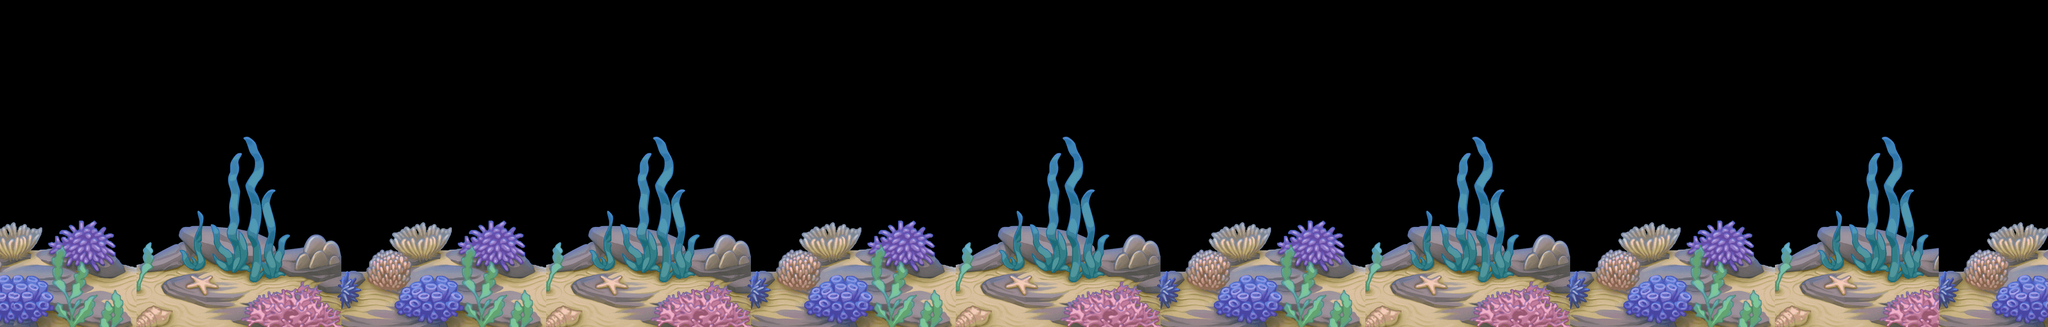

This is a level from a 2D game, rendered from its Tiled map with the project's own tilesets. A one-line summary and the map file follow, with tile-layer data summarised:
An orthogonal 150x24 tile map with 32x32 px tiles, 1 tile layer (Layer).

<map version="1.10" tiledversion="1.10.2" orientation="orthogonal" renderorder="right-down" width="150" height="24" tilewidth="32" tileheight="32" infinite="0" nextlayerid="2" nextobjectid="1">
 <tileset firstgid="1" name="Aqua" tilewidth="32" tileheight="32" tilecount="4608" columns="72">
  <image source="aquarium_assets.png" width="2324" height="2050" />
 </tileset>
 <layer id="1" name="Layer" width="150" height="24">
  <data>[3600 cells, 2309 non-empty, 414 distinct tile ids]</data>
 </layer>
</map>
